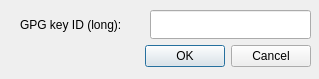
<ui version="4.0" >
 <class>Dialog</class>
 <widget class="QDialog" name="Dialog" >
  <property name="geometry" >
   <rect>
    <x>0</x>
    <y>0</y>
    <width>319</width>
    <height>79</height>
   </rect>
  </property>
  <property name="windowTitle" >
   <string>Dialog</string>
  </property>
  <widget class="QDialogButtonBox" name="buttonBox" >
   <property name="geometry" >
    <rect>
     <x>50</x>
     <y>40</y>
     <width>261</width>
     <height>32</height>
    </rect>
   </property>
   <property name="orientation" >
    <enum>Qt::Horizontal</enum>
   </property>
   <property name="standardButtons" >
    <set>QDialogButtonBox::Cancel|QDialogButtonBox::Ok</set>
   </property>
  </widget>
  <widget class="QLineEdit" name="key_id" >
   <property name="geometry" >
    <rect>
     <x>150</x>
     <y>10</y>
     <width>161</width>
     <height>29</height>
    </rect>
   </property>
   <property name="text" >
    <string/>
   </property>
  </widget>
  <widget class="QLabel" name="label" >
   <property name="geometry" >
    <rect>
     <x>20</x>
     <y>10</y>
     <width>126</width>
     <height>29</height>
    </rect>
   </property>
   <property name="text" >
    <string>GPG key ID (long):</string>
   </property>
  </widget>
 </widget>
 <resources/>
 <connections>
  <connection>
   <sender>buttonBox</sender>
   <signal>accepted()</signal>
   <receiver>Dialog</receiver>
   <slot>accept()</slot>
   <hints>
    <hint type="sourcelabel" >
     <x>248</x>
     <y>254</y>
    </hint>
    <hint type="destinationlabel" >
     <x>157</x>
     <y>274</y>
    </hint>
   </hints>
  </connection>
  <connection>
   <sender>buttonBox</sender>
   <signal>rejected()</signal>
   <receiver>Dialog</receiver>
   <slot>reject()</slot>
   <hints>
    <hint type="sourcelabel" >
     <x>316</x>
     <y>260</y>
    </hint>
    <hint type="destinationlabel" >
     <x>286</x>
     <y>274</y>
    </hint>
   </hints>
  </connection>
 </connections>
</ui>
